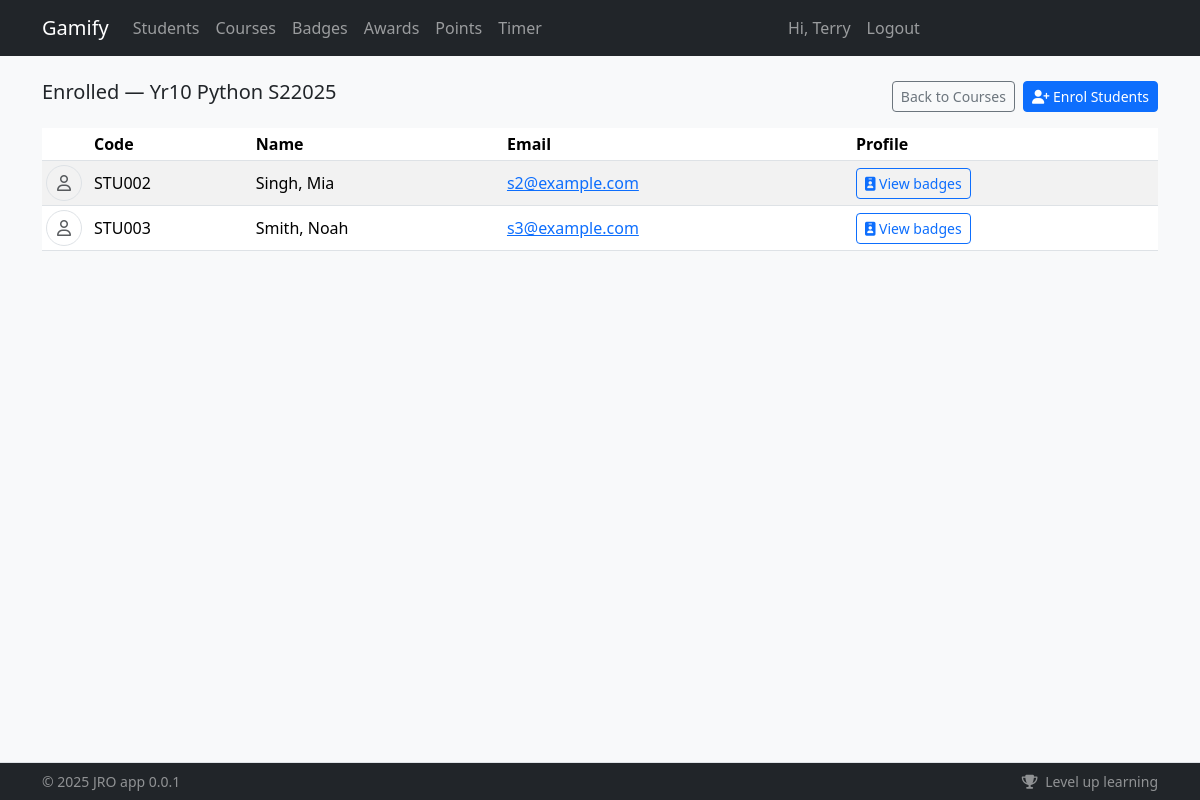
Screenshot of /courses/2/students (signed in) with the database file from the repository.
### app/models/user.py (models this page shows, shortened)
class User(db.Model):
    __tablename__ = "users"
    id = db.Column(db.Integer, primary_key=True)
    student_code = db.Column(db.String(32), unique=True, nullable=True)
    email = db.Column(db.String(255), unique=True, nullable=False, index=True)
    first_name = db.Column(db.String(100), nullable=False)
    last_name = db.Column(db.String(100), nullable=False)
    password_hash = db.Column(db.String(255), nullable=False)
    registered_method = db.Column(db.String(20), nullable=False, default="site")  # site|bulk
    created_at = db.Column(db.DateTime, default=lambda: datetime.now(timezone.utc))
    avatar = db.Column(db.String(255), nullable=True)
    is_active = db.Column(db.Boolean, default=True, nullable=False)
    issued_badges = db.relationship(
        "Badge",
        backref="creator",
        lazy=True,
        foreign_keys="Badge.created_by_id",
    )
    attendances = db.relationship(
        "Attendance",
        foreign_keys="Attendance.student_id",
        back_populates="student",
        cascade="all, delete-orphan",
    )
    marked_attendances = db.relationship(
        "Attendance",
        foreign_keys="Attendance.marked_by_user_id",
        back_populates="marked_by",
    )
    roles = db.relationship("Role", secondary="user_roles", backref="users")
    groups = db.relationship("Group", secondary="user_groups", backref="users")
    @property
    def role(self):
        """Returns the user's primary role name."""
        if self.roles:
            return self.roles[0].name
        return "student"

### app/models/course.py (models this page shows)
class Course(db.Model):
    __tablename__ = "courses"
    id = db.Column(db.Integer, primary_key=True)
    name = db.Column(db.String(200), nullable=False)
    semester = db.Column(db.String(20), nullable=False)  # "S1" | "S2" | "FULL"
    year = db.Column(db.Integer, nullable=False)
    created_at = db.Column(db.DateTime, default=lambda: datetime.now(timezone.utc))
    students = db.relationship("User", secondary=Enrollment, backref="courses", lazy="dynamic")
    __table_args__ = (
        db.UniqueConstraint("name", "semester", "year", name="uq_course_term"),
        db.Index("ix_course_term", "year", "semester"),
        db.Index("ix_course_created_at", "created_at"),
    )

### app/routers/courses/routes.py (the view)
@router.get("/{course_id}/students", response_class=HTMLResponse, name="courses.students_in_course")
def students_in_course(
    course_id: int,
    request: Request,
    current_user: User | AnonymousUser = Depends(require_user),
    session: Session = Depends(get_db),
):
    course = session.get(Course, course_id)
    if not course:
        raise HTTPException(status_code=404, detail="Course not found")
    students = sorted(course.students, key=lambda s: (s.last_name.lower(), s.first_name.lower()))
    return render_template("courses/students.html", {"request": request, "course": course, "students": students, "current_user": current_user})

### app/templates/courses/students.html (shortened to what this page needs)
{% extends "base.html" %}
{% block content %}
<div class="d-flex justify-content-between align-items-center mb-3">
  <h1 class="h5">Enrolled — {{ course.name }} {{ course.semester }}{{ course.year }}</h1>
  <div class="d-flex gap-2">
    <a class="btn btn-sm btn-outline-secondary" href="{{ url_for('courses.list_courses') }}">Back to Courses</a>
    <a class="btn btn-sm btn-primary" href="{{ url_for('courses.enroll', course_id=course.id) }}">
      <i class="fa fa-user-plus"></i> Enrol Students
    </a>
  </div>
</div>
<table class="table table-sm table-striped align-middle">
  <thead>
    <tr>
      <th style="width:48px;"></th>
      <th>Code</th>
      <th>Name</th>
      <th>Email</th>
      <th>Profile</th>
    </tr>
  </thead>
  <tbody>
    {% for s in students %}
      <tr>
        <td>
          <button type="button"
        class="btn p-0 border-0 bg-transparent behaviour-btn"
        data-student-id="{{ s.id }}"
        data-student-name="{{ s.first_name }} {{ s.last_name }}"
        data-course-id="{{ course.id }}"
        aria-label="Add behaviour">
  {% if s.avatar %}
    <img src="{{ s.avatar }}" alt="{{ s.first_name }} {{ s.last_name }}"
         class="rounded-circle border"
         style="width:36px;height:36px;object-fit:cover;">
  {% else %}
    <div class="rounded-circle border d-flex align-items-center justify-content-center"
         style="width:36px;height:36px;">
      <i class="fa-regular fa-user text-muted"></i>
    </div>
  {% endif %}
</button>
        </td>
        <td>{{ s.student_code or '—' }}</td>
        <td>{{ s.last_name }}, {{ s.first_name }}</td>
        <td><a href="mailto:{{ s.email }}">{{ s.email }}</a></td>
        <td>
          <a class="btn btn-sm btn-outline-primary" href="{{ url_for('students.detail', user_id=s.id) }}">
            <i class="fa fa-id-badge"></i> View badges
          </a>
        </td>
      </tr>
    {% else %}
      <tr><td colspan="5" class="text-muted">No students enrolled yet.</td></tr>
    {% endfor %}
  </tbody>
</table>
{% endblock %}

### app/templates/base.html (shortened to what this page needs)
<!doctype html>
<html lang="en">
  <head>
    <link href="https://cdn.jsdelivr.net/npm/bootstrap@5.3.3/dist/css/bootstrap.min.css" rel="stylesheet">
    <link href="https://cdnjs.cloudflare.com/ajax/libs/font-awesome/6.5.2/css/all.min.css" rel="stylesheet">
    <link rel="stylesheet" href="{{ url_for('static', filename='css/main.css') }}">
    {% from "_macros.html" import csrf %}
  </head>
  <body class="bg-light">
    <nav class="navbar navbar-expand-lg navbar-dark bg-dark">
      <div class="container">
        <a class="navbar-brand" href="/">Gamify</a>
        <div class="collapse navbar-collapse" id="nav">
          <ul class="navbar-nav me-auto">
            <li class="nav-item"><a class="nav-link" href="/students/">Students</a></li>
            <li class="nav-item"><a class="nav-link" href="/courses/">Courses</a></li>
            <li class="nav-item"><a class="nav-link" href="/badges/">Badges</a></li>
            <li class="nav-item"><a class="nav-link" href="/awards/">Awards</a></li>
            <li class="nav-item"><a class="nav-link" href="/points/adjust">Points</a></li>
            <li class="nav-item"><a class="nav-link" href="/timer">Timer</a></li>
          </ul>
          <ul class="navbar-nav me-auto">
            {% if current_user.is_authenticated %}
              <li class="nav-item"><span class="nav-link">Hi, {{ current_user.first_name }}</span></li>
              <li class="nav-item"><a class="nav-link btn-lilo" href="/auth/logout">Logout</a></li>
            {% else %}
              <li class="nav-item"><a class="nav-link" href="/auth/login">Login</a></li>
            {% endif %}
          </ul>
        </div>
      </div>
    </nav>
    <main class="container py-4">
      {% block content %}{% endblock %}
    </main>
    <footer id="app-footer" class="app-footer fixed-bottom bg-dark text-white-50 border-top">
      <div class="container py-2 d-flex flex-wrap justify-content-between small">
        <span>&copy; {{ 2025 }} {{config.AUTHOR}} {{config.APP_NAME}} {{config.APP_VERSION}}</span>
        <span>
          <i class="fa fa-trophy me-1"></i> Level up learning
        </span>
      </div>
    </footer>
  </body>
</html>

### app/templates/base.html (style rules this page uses)
main { padding-bottom: 80px; }
.app-footer { z-index: 1030; }

### rows the page displays
User: first_name "Terry"
Course: name "Yr10 Python", semester "S2", year "2025"
User: student_code "STU002", last_name "Singh", first_name "Mia", email "s2@example.com"
User: student_code "STU003", last_name "Smith", first_name "Noah", email "s3@example.com"

### other values shown
{{ 2025 }} "2025"
{{ config.AUTHOR }} "JRO"
{{ config.APP_NAME }} "app"
{{ config.APP_VERSION }} "0.0.1"
